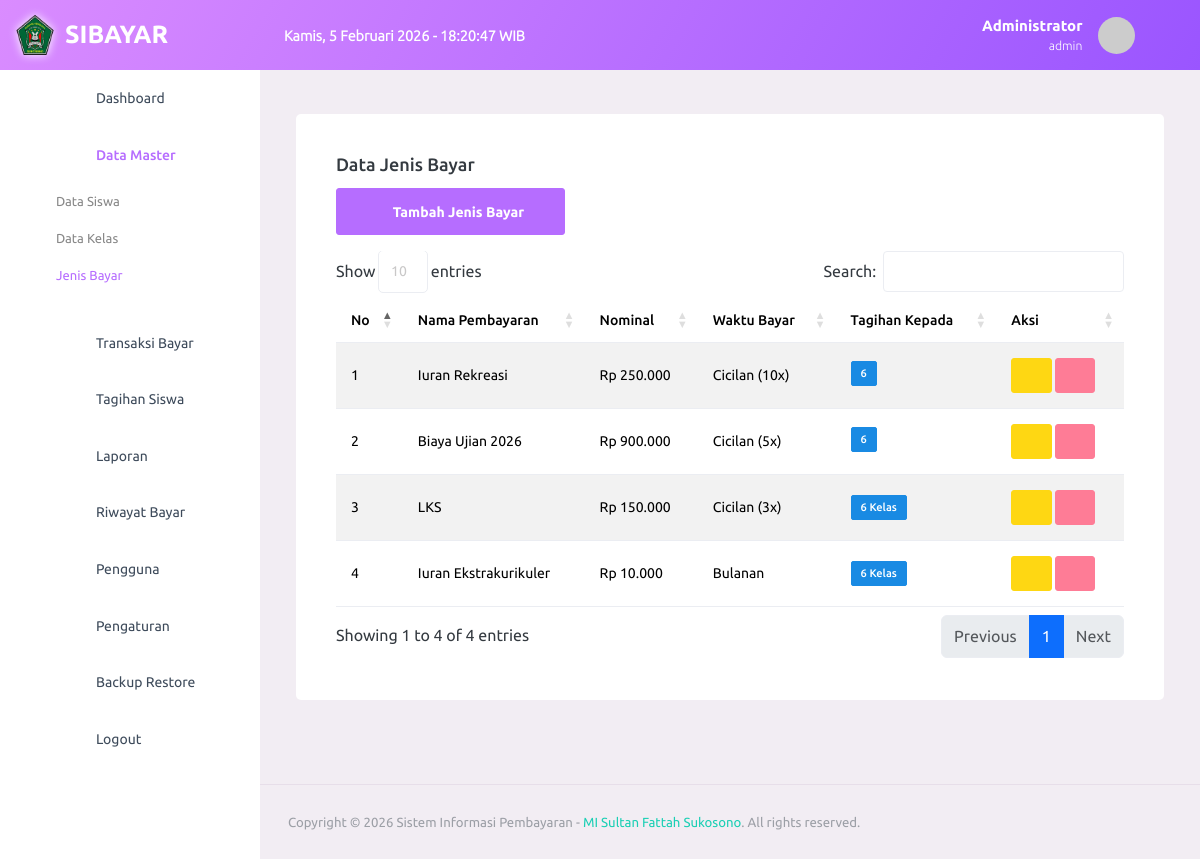
The page /data/jenis_bayar.php (signed in) on the database its author committed.
### tables this page shows
CREATE TABLE `pengaturan` (
  `id_pengaturan` int NOT NULL,
  `nama_sekolah` varchar(100) DEFAULT NULL,
  `alamat_sekolah` text,
  `logo` varchar(255) DEFAULT NULL,
  `nama_bendahara` varchar(100) DEFAULT NULL,
  `tahun_ajaran` varchar(20) DEFAULT '',
  `bg_login` varchar(255) DEFAULT NULL,
  PRIMARY KEY (`id_pengaturan`)
);

CREATE TABLE `jenis_bayar` (
  `id_jenis_bayar` int NOT NULL AUTO_INCREMENT,
  `nama_pembayaran` varchar(50) NOT NULL,
  `nominal` int NOT NULL,
  `tipe_bayar` enum('Bulanan','Cicilan') NOT NULL DEFAULT 'Bulanan',
  `kali_cicilan` int DEFAULT '0',
  `tagihan_kelas` text,
  PRIMARY KEY (`id_jenis_bayar`)
);

### config/config.php (called while the page is built, shortened)
<?php
$base_url = "http://localhost/spp/";
function base_url($path = "") {
    global $base_url;
    return $base_url . $path;
}
?>

### data/jenis_bayar.php (the view, shortened to what this page needs)
<?php
include '../template/header.php';
include '../template/sidebar.php';
?>
<link rel="stylesheet" href="<?= base_url('assets/vendors/select2/select2.min.css') ?>">
<link rel="stylesheet" href="<?= base_url('assets/vendors/select2-bootstrap-theme/select2-bootstrap.min.css') ?>">
<div class="row">
    <div class="col-lg-12 grid-margin stretch-card">
        <div class="card">
            <div class="card-body">
                <h4 class="card-title">Data Jenis Bayar</h4>
                <button type="button" class="btn btn-primary mb-3" data-bs-toggle="modal" data-bs-target="#modalTambahJenis">
                    <i class="mdi mdi-plus"></i> Tambah Jenis Bayar
                </button>
                <div class="table-responsive">
                    <table class="table table-striped">
                        <thead>
                            <tr>
                                <th>No</th>
                                <th>Nama Pembayaran</th>
                                <th>Nominal</th>
                                <th>Waktu Bayar</th>
                                <th>Tagihan Kepada</th>
                                <th>Aksi</th>
                            </tr>
                        </thead>
                        <tbody>
                            <?php
                            $no = 1;
                            $query = mysqli_query($koneksi, "SELECT * FROM jenis_bayar ORDER BY id_jenis_bayar DESC");
                            while ($row = mysqli_fetch_assoc($query)) :
                                $selected_kelas = explode(',', $row['tagihan_kelas'] ?? '');
                            ?>
                                <tr>
                                    <td><?= $no++ ?></td>
                                    <td><?= $row['nama_pembayaran'] ?></td>
                                    <td>Rp <?= number_format($row['nominal'], 0, ',', '.') ?></td>
                                    <td>
                                        <?= $row['tipe_bayar'] ?>
                                        <?php if ($row['tipe_bayar'] == 'Cicilan') : ?>
                                            (<?= $row['kali_cicilan'] ?>x)
                                        <?php endif; ?>
                                    </td>
                                    <td>
                                        <?php if (!empty($row['tagihan_kelas'])) : ?>
                                            <?php if (count($selected_kelas) <= 5) : ?>
                                                <?php foreach ($selected_kelas as $kls) : ?>
                                                    <span class="badge badge-info mb-1" style="margin-right: 2px;"><?= $kls ?></span>
                                                <?php endforeach; ?>
                                            <?php else : ?>
                                                <span class="badge badge-info" title="<?= $row['tagihan_kelas'] ?>">
                                                    <?= count($selected_kelas) ?> Kelas
                                                </span>
                                            <?php endif; ?>
                                        <?php else : ?>
                                            <span class="badge badge-secondary">Semua / Kosong</span>
                                        <?php endif; ?>
                                    </td>
                                    <td>
                                        <button type="button" class="btn btn-warning btn-sm" data-bs-toggle="modal" data-bs-target="#modalEdit<?= $row['id_jenis_bayar'] ?>">
                                            <i class="mdi mdi-pencil"></i>
                                        </button>
                                        <a href="jenis_bayar.php?v=1&hapus=<?= $row['id_jenis_bayar'] ?>" class="btn btn-danger btn-sm btn-hapus">
                                            <i class="mdi mdi-delete"></i>
                                        </a>
                                    </td>
                                </tr>
                            <?php endwhile; ?>
                        </tbody>
                    </table>
                </div>
            </div>
        </div>
    </div>
</div>
<?php include '../template/footer.php'; ?>

### template/header.php (shortened to what this page needs)
<?php
include_once __DIR__ . '/../config/config.php';
$q_setting = mysqli_query($koneksi, "SELECT logo FROM pengaturan WHERE id_pengaturan = 1");
$d_setting = mysqli_fetch_assoc($q_setting);
$logo_sekolah = $d_setting['logo'] ?? '';
?>
<!DOCTYPE html>
<html lang="en">
<head>
    <link rel="stylesheet" href="<?= base_url('assets/vendors/mdi/css/materialdesignicons.min.css') ?>">
    <link rel="stylesheet" href="<?= base_url('assets/vendors/css/vendor.bundle.base.css') ?>">
    <link rel="stylesheet" href="<?= base_url('assets/css/style.css') ?>?v=<?= time() ?>">
    <link rel="stylesheet" href="https://cdn.datatables.net/1.10.24/css/dataTables.bootstrap4.min.css">
</head>
<body>
    <div class="container-scroller">
        <nav class="navbar default-layout col-lg-12 col-12 p-0 fixed-top d-flex flex-row">
            <div class="navbar-brand-wrapper d-flex align-items-center justify-content-start">
                <a class="navbar-brand brand-logo d-flex align-items-center justify-content-start" href="<?= base_url() ?>" style="padding-left: 15px;">
                    <?php if (!empty($logo_sekolah)) : ?>
                        <img src="<?= base_url('assets/images/' . $logo_sekolah) ?>" alt="logo" style="width: 40px; height: 40px; margin: 0 10px 0 0 !important; filter: drop-shadow(0px 0px 5px white);" />
                    <?php endif; ?>
                    <h3 class="mb-0 font-weight-bold text-white">SIBAYAR</h3>
                </a>
            </div>
            <div class="navbar-menu-wrapper d-flex align-items-center">
                <div class="d-none d-lg-block me-auto">
                    <span class="text-white fw-bold" id="current-datetime" style="font-size: 0.9rem;"></span>
                </div>
                <ul class="navbar-nav navbar-nav-right">
                    <li class="nav-item dropdown d-none d-xl-inline-block">
                        <a class="nav-link dropdown-toggle" id="UserDropdown" href="#" data-bs-toggle="dropdown" aria-expanded="false">
                            <div class="d-none d-md-block me-3 text-end">
                                <p class="mb-0 font-weight-bold text-white"><?= $_SESSION['nama_lengkap'] ?></p>
                                <p class="mb-0 text-white small"><?= $_SESSION['role'] ?></p>
                            </div>
                            <?php
                            $foto = $_SESSION['foto'] ?? '';
                            $path_fisik = __DIR__ . '/../assets/images/faces/' . $foto;
                            if (!empty($foto) && file_exists($path_fisik)) {
                                $foto_url = base_url('assets/images/faces/' . $foto);
                            } else {
                                $foto_url = "https://ui-avatars.com/api/?name=" . urlencode($_SESSION['nama_lengkap']) . "&background=random&color=fff";
                            }
                            ?>
                            <img class="img-xs rounded-circle" src="<?= $foto_url ?>" alt="Profile image" style="object-fit: cover;">
                        </a>
                    </li>
                </ul>
            </div>
        </nav>
        <div class="container-fluid page-body-wrapper">

### template/header.php (style rules this page uses)
.container-scroller { overflow: visible !important; }
.navbar.default-layout { background: linear-gradient(120deg, #da8cff, #9a55ff) !important; }
.navbar.default-layout .navbar-brand-wrapper { background: transparent !important; }
.navbar.default-layout .navbar-menu-wrapper { background: transparent !important; }
.navbar.default-layout .navbar-brand-wrapper h3 { color: #ffffff !important; }
.navbar.default-layout .navbar-menu-wrapper .nav-link { color: #ffffff !important; }

### rows shown on the page
pengaturan: logo (picture)
jenis_bayar: nama_pembayaran "Iuran Rekreasi", nominal "250.000", tipe_bayar "Cicilan", kali_cicilan "10", tagihan_kelas "6"
jenis_bayar: nama_pembayaran "Biaya Ujian 2026", nominal "900.000", tipe_bayar "Cicilan", kali_cicilan "5", tagihan_kelas "6"
jenis_bayar: nama_pembayaran "LKS", nominal "150.000", tipe_bayar "Cicilan", kali_cicilan "3", tagihan_kelas "6"
jenis_bayar: nama_pembayaran "Iuran Ekstrakurikuler", nominal "10.000", tipe_bayar "Bulanan", tagihan_kelas "6"

### other values the page prints
$_SESSION['nama_lengkap'] "Administrator"
$_SESSION['role'] "admin"
